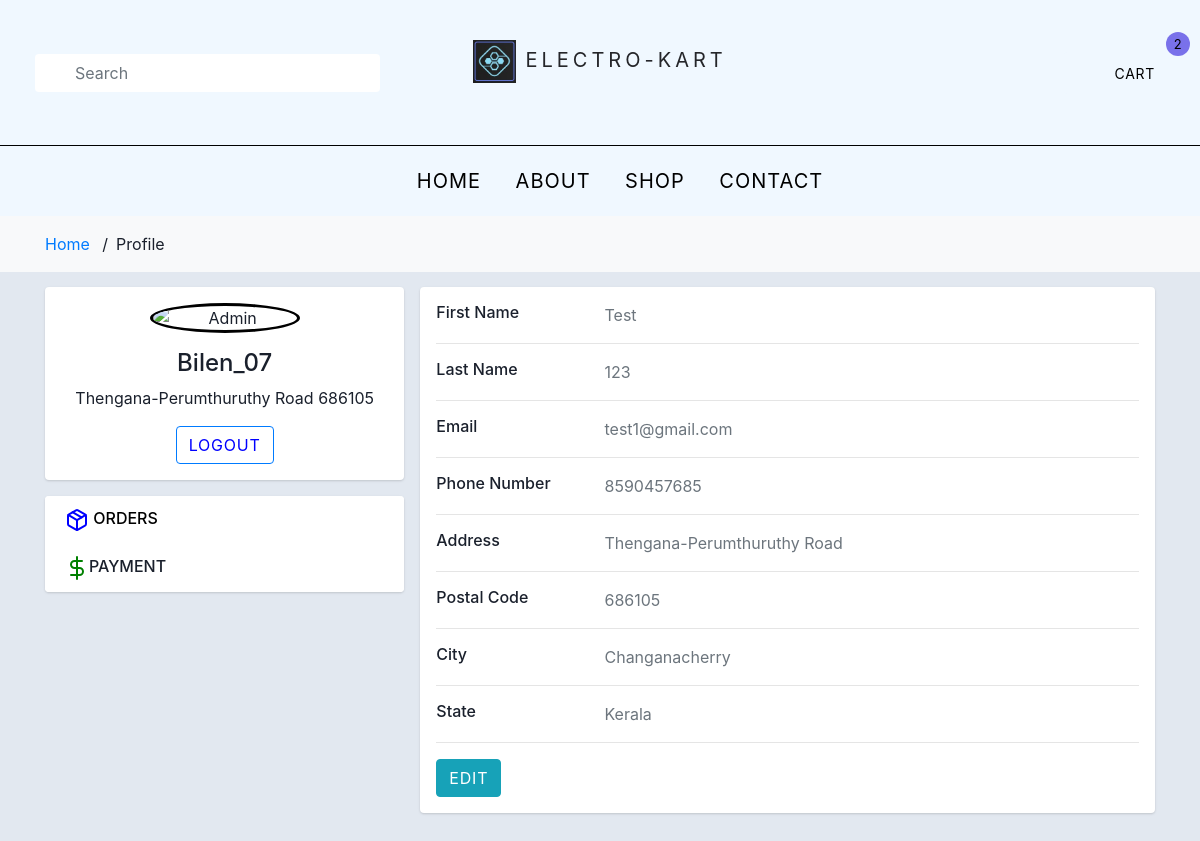
Page /userprofile.php (signed in) on the committed database.
### tables this page shows
CREATE TABLE `address` (
  `address_id` int(10) NOT NULL,
  `username` varchar(30) NOT NULL,
  `address` varchar(100) NOT NULL,
  `city` varchar(30) NOT NULL,
  `postal code` int(10) NOT NULL,
  `state` varchar(30) NOT NULL
);

CREATE TABLE `users` (
  `id` int(11) NOT NULL DEFAULT 1,
  `username` varchar(30) NOT NULL,
  `firstname` varchar(30) NOT NULL,
  `lastname` varchar(30) NOT NULL,
  `email` varchar(30) NOT NULL,
  `phone` bigint(12) NOT NULL,
  `password` varchar(15) NOT NULL
);

### userprofile.php (the view, shortened to what this page needs)
<?php
require 'config.php';
if (isset($_SESSION['username'])) {
    $username = $_SESSION['username'];
    $sql = "SELECT users.*, address.* FROM users LEFT JOIN address ON users.username = address.username WHERE users.username = ?";
    $stmt = $conn->prepare($sql);
    if ($stmt) {
        $stmt->bind_param("s", $username);
        $stmt->execute();
        $result = $stmt->get_result();
        if ($result) {
            if ($result->num_rows > 0) {
                while ($row = $result->fetch_assoc()) {
                    $username = $row['username'];
                    $fname = $row['firstname'];
                    $lname = $row['lastname'];
                    $email = $row['email'];
                    $phone = $row['phone'];
                    $address = $row['address'];
                    $city = $row['city'];
                    $postalcode = $row['postal code'];
                    $state = $row['state'];
                }
            } else {
                echo "No user found";
            }
        } else {
            echo "Error fetching result: " . $stmt->error;
        }
    } else {
        echo "Error preparing statement: " . $conn->error;
    }
}
?>
<!DOCTYPE html>
<html lang="en">
<head>
  <link rel="stylesheet" href="fonts/icomoon/style.css">
  <link rel="stylesheet" href="https://maxcdn.bootstrapcdn.com/bootstrap/4.5.2/css/bootstrap.min.css">
  <link rel="stylesheet" href="https://cdnjs.cloudflare.com/ajax/libs/font-awesome/6.0.0-beta3/css/all.min.css">
  <link rel="stylesheet" href="css/bootstrap.min.css">
  <link rel="stylesheet" href="css/magnific-popup.css">
  <link rel="stylesheet" href="css/jquery-ui.css">
  <link rel="stylesheet" href="css/owl.carousel.min.css">
  <link rel="stylesheet" href="css/owl.theme.default.min.css">
  <link rel="stylesheet" href="https://cdnjs.cloudflare.com/ajax/libs/font-awesome/4.7.0/css/font-awesome.min.css">
  <link rel="stylesheet" href="css/aos.css">
  <link rel="stylesheet" href="css/style.css">
  <link href="https://cdn.jsdelivr.net/npm/bootstrap@4.4.1/dist/css/bootstrap.min.css" rel="stylesheet">
</head>
<body>
  <div class="site-wrap">
    <header class="site-navbar" role="banner">
      <div class="site-navbar-top">
        <div class="">
          <div class="row align-items-center">
            <div class="col-6 col-md-4 order-2 order-md-1 site-search-icon text-left" style="padding-left: 50px;">
              <form action="" class="site-block-top-search">
                <span class="icon icon-search2"></span>
                <input type="text" class="form-control border-0" placeholder="Search">
              </form>
            </div>
            <div class="col-12 mb-3 mb-md-0 col-md-4 order-1 order-md-2 text-center">
              <div class="site-logo">
                <a href="index.php" class="js-logo-clone">
                  <img src="images/kart.jpg" alt="Electro-KART" class="logo-image">
                  <span class="logo-text">Electro-Kart</span>
                </a>
              </div>
            </div>
            <div class="col-1 col-md-4 order-3 order-md-3 text-right" style="padding-right: 30px;">
              <div class="site-top-icons">
                <ul>
                  <li>
                    <a href="cart.php" class="site-cart btn btn-sm custom-button">
                      <span class="icon icon-shopping_cart"><i class="fas"></i></span> Cart
                      <span class="count">2</span>
                    </a>
                  </li>
                </ul>
              </div>
            </div>
          </div>
        </div>
      </div>
      <nav class="site-navigation text-right text-md-center" role="navigation">
        <div class="container">
          <ul class="site-menu js-clone-nav d-none d-md-block">
            <li class="">
              <a href="index.php">Home</a>
            </li>
            <li class="">
              <a href="about.php">About</a>
            </li>
            <li class="">
              <a href="shop.php">Shop</a>
            </li>
            <li><a href="contact.php">Contact</a></li>
          </ul>
        </div>
      </nav>
    </header>
    <div class="bg-light py-3">
      <div class="container">
        <div class="row">
          <div class="col-md-12 mb-0"><a href="index.html">Home</a> <span class="mx-2 mb-0">/</span>Profile</div>
        </div>
      </div>
    </div>
  </div>
  <div class="main-body">
    <div class="container">
      <div class="row gutters-sm">
        <div class="col-md-4 mb-3">
          <div class="card align-items-top">
            <div class="card-body">
              <div class="d-flex flex-column align-items-center text-center">
                <img src="https://bootdey.com/img/Content/avatar/avatar7.png" alt="Admin" class="rounded-circle"
                  width="150">
                <div class="mt-3">
                  <h4>
                    <?php echo $username ?>
                  </h4>
                  <p><?php echo $address?> <?php echo $postalcode?></p>
                  <button class="btn btn-outline-primary"><a href="signout.php">Logout</a></button>
                </div>
              </div>
            </div>
          </div>
          <div class="card mt-3">
            <ul class="list-group list-group-flush" id="y">
              <li class="list-group-item d-flex justify-content-between align-items-center flex-wrap">
                <h6 class="mb-0">
                  <a href="profile-order.html" id="e">ORDERS</a>
                </h6>
              </li>
              <li class="list-group-item d-flex justify-content-between align-items-center flex-wrap">
                <h6 class="mb-0">PAYMENT</h6>
              </li>
            </ul>
          </div>
        </div>
        <div class="col-md-8">
          <div class="card mb-3">
            <div class="card-body">
              <div class="row">
                <div class="col-sm-3">
                  <h6 class="mb-0">First Name</h6>
                </div>
                <div class="row-sm-9 text-secondary">
                  <?php echo $fname ?>
                </div>
              </div>
              <hr>
              <div class="row">
                <div class="col-sm-3">
                  <h6 class="mb-0">Last Name</h6>
                </div>
                <div class="row-sm-9 text-secondary">
                  <?php echo $lname ?>
                </div>
              </div>
              <hr>
              <div class="row">
                <div class="col-sm-3">
                  <h6 class="mb-0">Email</h6>
                </div>
                <div class="row-sm-9 text-secondary">
                  <?php echo $email ?>
                </div>
              </div>
              <hr>
              <div class="row">
                <div class="col-sm-3">
                  <h6 class="mb-0">Phone Number</h6>
                </div>
                <div class="row-sm-9 text-secondary">
                  <?php echo $phone ?>
                </div>
              </div>
              <hr>
              <div class="row">
                <div class="col-sm-3">
                  <h6 class="mb-0">Address</h6>
                </div>
                <div class="row-sm-9 text-secondary">
                  <?php echo $address?>
                </div>
              </div>
              <hr>
              <div class="row">
                <div class="col-sm-3">
                  <h6 class="mb-0">Postal Code</h6>
                </div>
                <div class="row-sm-9 text-secondary">
                  <?php echo $postalcode?>
                </div>
              </div>
              <hr>
              <div class="row">
                <div class="col-sm-3">
                  <h6 class="mb-0">City</h6>
                </div>
                <div class="row-sm-9 text-secondary">
                  <?php echo $city?>
                </div>
              </div>
              <hr>
              <div class="row">
                <div class="col-sm-3">
                  <h6 class="mb-0">State</h6>
                </div>
                <div class="row-sm-9 text-secondary">
                  <?php echo $state?>
                </div>
              </div>
              <hr>
              <div class="row">
                <div class="col-sm-12">
                  <a class="btn btn-info " id="editProfileButton" href="#">Edit</a>
                </div>
              </div>
            </div>
          </div>
        </div>
      </div>
    </div>
  </div>
</body>
</html>

### css/style.css (style rules this page uses)
body { line-height: 1.7; color: #8c92a0; font-weight: 300; font-size: 16px; }
a { -webkit-transition: .3s all ease; -o-transition: .3s all ease; transition: .3s all ease; }
.site-wrap:before { -webkit-transition: .3s all ease-in-out; -o-transition: .3s all ease-in-out; transition: .3s all ease-in-out; background: rgba(0, 0, 0, 0.6); content: ""; position: absolute; z-index: 2000; top: 0; left: 0; right: 0; bottom: 0; opacity: 0; visibility: hidden; }
.btn { text-transform: uppercase; position: relative; -webkit-transition: 0.2s all ease-in-out !important; -o-transition: 0.2s all ease-in-out !important; transition: 0.2s all ease-in-out !important; top: 0; letter-spacing: .05em; }
.btn.btn-sm { font-size: 14px !important; padding: 10px 20px !important; }
.form-control { height: 43px; }
.site-navbar { background: aliceblue; margin-bottom: 0px; z-index: 1999; position: relative; }
.site-navbar .site-navbar-top { border-bottom: 1px solid #000000; padding-top: 20px; padding-bottom: 20px; margin-bottom: 0px; }
@media (min-width: 768px) { .site-navbar .site-navbar-top { padding-top: 40px; padding-bottom: 40px; } }
.site-navbar .site-logo a { text-transform: uppercase; color: #25262a; letter-spacing: .2em; font-size: 20px; padding-left: 10px; padding-right: 10px; }
.site-navbar a { color: #000000; }
.site-navbar .icon { font-size: 20px; }
.site-navbar .site-top-icons ul, .site-navbar .site-top-icons ul li { padding: 0; margin: 0; list-style: none; }
.site-navbar .site-top-icons ul li { display: inline-block; }
.site-navbar .site-top-icons ul li a { margin-right: 10px; }
.site-navbar .site-top-icons ul li a.site-cart { display: block; position: relative; }
.site-navbar .site-top-icons ul li a.site-cart .count { position: absolute; top: 0; right: 0; margin-right: -15px; margin-top: -20px; font-size: 13px; width: 24px; height: 24px; line-height: 24px; border-radius: 50%; display: block; text-align: center; background: #7971ea; color: black; -webkit-transition: .2s all ease-in-out; -o-transition: .2s all ease-in-out; transition: .2s all ease-in-out; }
.site-navbar .site-top-icons ul li:last-child a { padding-right: 0; }
.site-navbar .site-navigation .site-menu { margin-bottom: 0; }
.site-navbar .site-navigation .site-menu a { text-decoration: none !important; font-size: 15px; display: inline-block; }
.site-navbar .site-navigation .site-menu > li { display: inline-block; padding: 10px 5px; }
.site-navbar .site-navigation .site-menu > li > a { padding: 10px 10px; text-transform: uppercase; letter-spacing: .05em; color: #000000; font-size: 20px; text-decoration: none !important; }
.site-mobile-menu .site-mobile-menu-header .site-mobile-menu-logo a { display: inline-block; text-transform: uppercase; color: #25262a; letter-spacing: .2em; font-size: 20px; padding-left: 10px; padding-right: 10px; border: 2px solid #25262a; }
.site-mobile-menu .site-nav-wrap { padding: 0; margin: 0; list-style: none; position: relative; }
.site-mobile-menu .site-nav-wrap a { padding: 10px 20px; display: block; position: relative; color: #212529; }
.site-mobile-menu .site-nav-wrap li { position: relative; display: block; }
.site-mobile-menu .site-nav-wrap > li { display: block; position: relative; float: left; width: 100%; }
.site-mobile-menu .site-nav-wrap > li > a { padding-left: 20px; font-size: 20px; }
.site-block-top-search { position: relative; }
.site-block-top-search .icon { position: absolute; left: 0; top: 50%; -webkit-transform: translateY(-50%); -ms-transform: translateY(-50%); transform: translateY(-50%); }
.site-block-top-search input { padding-left: 40px; -webkit-transition: .3s all ease-in-out; -o-transition: .3s all ease-in-out; transition: .3s all ease-in-out; }

### rows in the picture
address: username "Bilen_07", address "Thengana-Perumthuruthy Road", postal code "686105", username.firstname "Test", username.lastname "123", username.email "test1@gmail.com", username.phone "8590457685", city "Changanacherry", state "Kerala"
